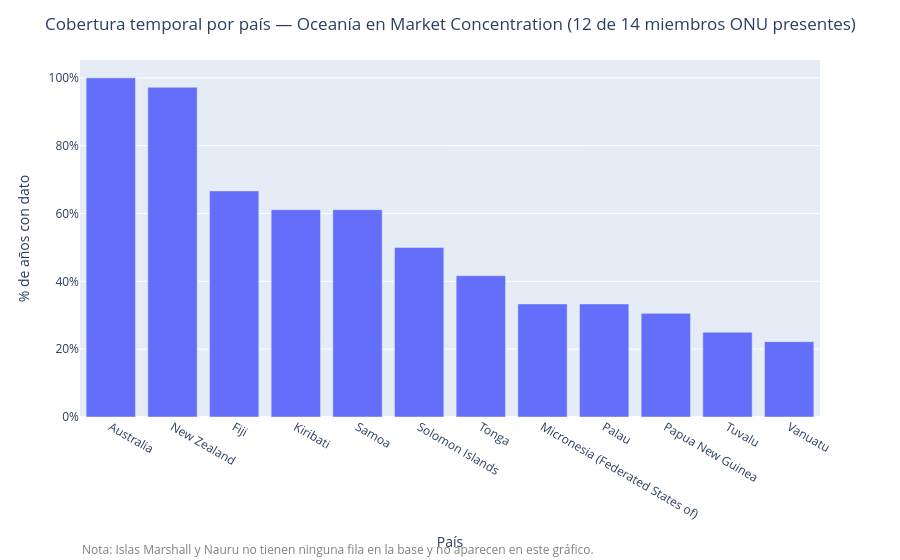

Write notebook code for a chart like this one.
### Markdown cell above
## 4.2 Oceanía: cobertura por país

A diferencia de V-Dem (donde 8 de los 14 miembros ONU de Oceanía ni siquiera están en la base), acá **12 de los 14 están presentes** — faltan Islas Marshall y Nauru. Veamos cómo se distribuye la cobertura temporal entre los 12 que sí tienen datos.

### Code cell
cobertura_oceania_mc = (
    df_market_concentration_onu[df_market_concentration_onu["Region Name"] == "Oceania"]
    .groupby("Country or Area")["year"].nunique()
    .rename("n_anios")
    .reset_index()
)
cobertura_oceania_mc["pct_anios"] = cobertura_oceania_mc["n_anios"] / (anio_max_disponible_mc - anio_min_disponible_mc + 1)
cobertura_oceania_mc = cobertura_oceania_mc.sort_values("pct_anios", ascending=False)

fig_cobertura_oceania_mc = px.bar(
    cobertura_oceania_mc,
    x="Country or Area", y="pct_anios",
    labels={"pct_anios": "% de años con dato", "Country or Area": "País"},
)
fig_cobertura_oceania_mc.update_layout(
    title="Cobertura temporal por país — Oceanía en Market Concentration (12 de 14 miembros ONU presentes)",
    yaxis_tickformat=".0%",
    margin=dict(b=110),
)
fig_cobertura_oceania_mc.add_annotation(
    text="Nota: Islas Marshall y Nauru no tienen ninguna fila en la base y no aparecen en este gráfico.",
    xref="paper", yref="paper", x=0, y=-0.4, showarrow=False,
    font=dict(size=12, color="gray"), align="left",
)

figuras_reporte.append(("cobertura_oceania_mc", fig_cobertura_oceania_mc))
fig_cobertura_oceania_mc.show()

### Figure 1 — Plotly figure (JSON) as saved in the notebook; plotly's stock layout.template omitted (floating-point values rounded to 4 significant figures)
{"data": [{"hovertemplate": "País=%{x}<br>% de años con dato=%{y}<extra></extra>", "legendgroup": "", "marker": {"color": "#636efa", "pattern": {"shape": ""}}, "name": "", "orientation": "v", "showlegend": false, "textposition": "auto", "type": "bar", "x": ["Australia", "New Zealand", "Fiji", "Kiribati", "Samoa", "Solomon Islands", "Tonga", "Micronesia (Federated States of)", "Palau", "Papua New Guinea", "Tuvalu", "Vanuatu"], "xaxis": "x", "y": [1.0, 0.9722, 0.6667, 0.6111, 0.6111, 0.5, 0.4167, 0.3333, 0.3333, 0.3056, 0.25, 0.2222], "yaxis": "y"}], "layout": {"annotations": [{"align": "left", "font": {"color": "gray", "size": 12}, "showarrow": false, "text": "Nota: Islas Marshall y Nauru no tienen ninguna fila en la base y no aparecen en este gráfico.", "x": 0, "xref": "paper", "y": -0.4, "yref": "paper"}], "barmode": "relative", "legend": {"tracegroupgap": 0}, "margin": {"b": 110, "t": 60}, "title": {"text": "Cobertura temporal por país — Oceanía en Market Concentration (12 de 14 miembros ONU presentes)"}, "xaxis": {"anchor": "y", "domain": [0, 1], "title": {"text": "País"}}, "yaxis": {"anchor": "x", "domain": [0, 1], "tickformat": ".0%", "title": {"text": "% de años con dato"}}}}
